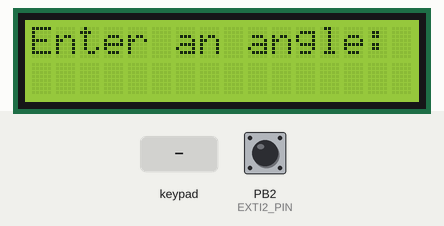
Simulated run of this program. Board: ATmega32, built with avr-gcc and emulated at 8 MHz. Parts: 16×2 character LCD. Wiring (inferred from the names in the program): 3×4 keypad with keys 1 2 3 4 5 6 7 8 9 * 0 # (labels assumed): rows PB0, PB1, PB3; columns PB4, PB5, PB6, PB7; character LCD (HD44780): RS PC0; R/W PC1; E PC2; data PA0, PA1, PA2, PA3, PA4, PA5, PA6, PA7. Inputs (shaded band) come from the test bench; at power-on: PB2 (EXTI2_PIN) HIGH.

Above: at 1.2 s.
1.3 s: keypad keys 1 2 * pressed 0.4 s apart
At 1.65 s:
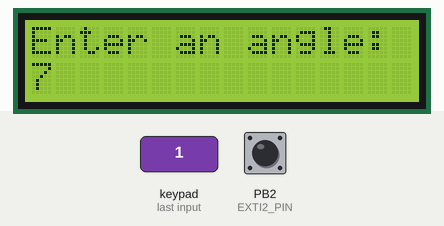
At 3.0 s:
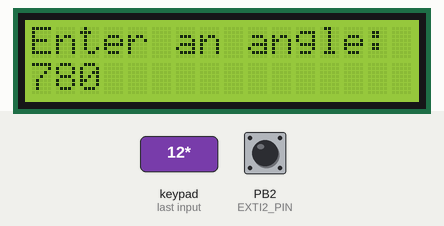
Timing chart, 0 to 4.5 s (numbered marks = the images above; inputs shaded):
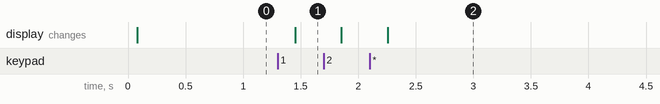

The program:

main.c
```c
#include "STD_TYPES.h"
#include "BIT_MATH.h"
#include "DIO.h"
#include "CLCD.h"
#include "Keypad.h"
#include "timer.h"
#include "GIE.h"
#include <avr/io.h>
#include <util/delay.h>

void main(void)
{
    // Set up LCD and keypad
    DIO_SetPortDirection(CLCD_DATA_PORT, DIO_PORT_OUTPUT);
    DIO_SetPinDirection(CLCD_CTRL_PORT, DIO_PIN0, DIO_OUTPUT);
    DIO_SetPinDirection(CLCD_CTRL_PORT, DIO_PIN1, DIO_OUTPUT);
    DIO_SetPinDirection(CLCD_CTRL_PORT, DIO_PIN2, DIO_OUTPUT);

    CLCD_voidInitl();
    KPD_Init();

    // Display a prompt for the user
    CLCD_voidGoTo_X_Y(0, 0);
    CLCD_voidSrting("Enter an angle:");

    u16 angle = 0;
    u8 key;
    u8 digitCount = 0;

    while (1) {
        key = KPD_GETPressedKey();

        switch (key) {
            case '0' ... '9':
                if (digitCount < 3) {
                    angle = (angle * 10) + (key - '0');
                    CLCD_voidGoTo_X_Y(1, digitCount);
                    CLCD_voidSendData(key);
                    digitCount++;
                }
                break;
            case '=':
                goto angleEntered;
                break;
        }
    }

angleEntered:
    // Rotate the servo to the desired angle
    TIMER1_voidINIT();
    TIMER1_voidSetTopTicks(20000);

    // Calculate PW
    u16 servoAngle = map(angle, 0, 99, 1000, 2000);
    servoAngle = (servoAngle * 180) / 100;  // Set the angle between 0-180 range
    servoAngle = map(servoAngle, 0, 180, 1000, 2000);  // Map the angle to the corresponding PW

    TIMER1_voidSetChannelCompareMatch(servoAngle);
    DIO_SetPinDirection(DIO_PORTD, DIO_PIN5, DIO_OUTPUT);

    while (1) {
        // Your main loop code can go here
        // It will execute after setting the servo angle
    }
}
```

EXTI.c
```c
/*
 * EXTI.c
 *
 *  Created on: Aug 23, 2023
 *      Author: yousi
 */
#include "STD_TYPES.h"
#include "BIT_MATH.h"
#include "EXTI.h"
#include <util/delay.h>
#include <avr/io.h>
#include "DIO.h"

void EXTI_void_INT0(void){
	// set falling edge
	// set sense control for INT0
	SET_BIT(MCUCR,MCUCR_ISC01);
	CLR_BIT(MCUCR,MCUCR_ISC00);

	// PREPHIRAL INTERRUPT ENABLE FOR INT0
	SET_BIT(GICR,GICR_INT0);
}
void EXTI_void_INT1(void){
	SET_BIT(MCUCR,MCUCR_ISC10);
	CLR_BIT(MCUCR,MCUCR_ISC00);


}
void EXTI_void_INT2(void){
	// FALLING EDGE


}
```

EXTI.h
```c
/*
 * EXTI.h
 *
 *  Created on: Aug 23, 2023
 *      Author: yousi
 */

#ifndef EXTI_H_
#define EXTI_H_

// Configurations
//EXTI PINS ,PORTS , INT0, INT1, INT2,
#define EXTI0_PORT   DIO_PORTD
#define EXTI0_PIN    DIO_PIN2

#define EXTI1_PORT   DIO_PORTD
#define EXTI1_PIN    DIO_PIN3

#define EXTI2_PORT   DIO_PORTB
#define EXTI2_PIN    DIO_PIN2

//MCUCR REGISTER ---> STATUS
#define MCUCR_ISC00  0
#define MCUCR_ISC01  1
#define MCUCR_ISC10  2
#define MCUCR_ISC11  3

//MCUCSR REGISTER ---> STATUS
#define MCUCSR_ISC2  6

//GICR REGISTER ---> SIE
#define GICR_INT2    5
#define GICR_INT0    6
#define GICR_INT1    7

//GIFR REGISTER ---> FLAG
#define GIFR_INTF2    5
#define GIFR_INTF0    6
#define GIFR_INTF1    7

//SENSE CONTROL OPTIONS
#define EXTI_RISING_EDGE    0
#define EXTI_FALLING_EDGE   1
#define EXTI_LOW_LEVEL      2
#define EXTI_ANY_CHANGE     3


//PROTOTYPES
void EXTI_void_INT0(void);
void EXTI_void_INT1(void);
void EXTI_void_INT2(void);

#endif /* EXTI_H_ */
```

GIE.c
```c
/*
 * GIE.c
 *
 *  Created on: Aug 23, 2023
 *      Author: yousi
 */
#include "STD_TYPES.h"
#include "BIT_MATH.h"
#include "EXTI.h"
#include <util/delay.h>
#include <avr/io.h>
#include "DIO.h"

void GIE_ENABLED(void){
	SET_BIT(SREG,SREG_I);

}
void GIE_DISABLED(void){
	CLR_BIT(SREG,SREG_I);

}
```

GIE.h
```c
/*
 * GIE.h
 *
 *  Created on: Aug 23, 2023
 *      Author: yousi
 */

#ifndef GIE_H_
#define GIE_H_

// CONFIGURATIONS

#define SREG_I     7

void GIE_ENABLED(void);
void GIE_DISABLED(void);

#endif /* GIE_H_ */
```

timer.c
```c
/*
 * timer.c
 *
 *  Created on: Aug 28, 2023
 *      Author: LAPTOP
 */
#include "STD_TYPES.h"
#include "BIT_MATH.h"
#include "timer.h"
#include <avr/io.h>
#define NULL ((void*)0)
void (*TIMER0_pvCallBackFunc)(void)= NULL;
void TIMER0_voidINIT(void){
	// CHOOSE
	CLR_BIT(TCCR0,TCCR0_WGM00);
	SET_BIT(TCCR0,TCCR0_WGM01);

	OCR0 = 250;

	SET_BIT(TIMSK,TIMSK_OCIE0);

	CLR_BIT(TCCR0,TCCR0_CS00);
	SET_BIT(TCCR0,TCCR0_CS01);
	CLR_BIT(TCCR0,TCCR0_CS02);
}

void TIMER0_voidINIT1(void){
	// CHOOSE
	CLR_BIT(TCCR0,TCCR0_WGM00);
	SET_BIT(TCCR0,TCCR0_WGM01);

	OCR0 = 250;

	SET_BIT(TIMSK,TIMSK_OCIE0);

	CLR_BIT(TCCR0,TCCR0_CS00);
	SET_BIT(TCCR0,TCCR0_CS01);
	CLR_BIT(TCCR0,TCCR0_CS02);
}
u8 TIMER0_u8SetCallBack(void(*Copy_pvCallBackFunc)){

	u8 u8ErrorStatus_Local=OK;
	if(Copy_pvCallBackFunc!= NULL){
		TIMER0_pvCallBackFunc =Copy_pvCallBackFunc;
	}
	else{
		u8ErrorStatus_Local= NOT_OK;
	}
	return u8ErrorStatus_Local;
}
void __vector_10(void) __attribute__((signal));
void __vector_10(void)
{
	if(TIMER0_pvCallBackFunc!=0){
		TIMER0_pvCallBackFunc();
	}
}
void TIMER1_voidINIT(void)
{
	CLR_BIT(TCCR1A,TCCR1A_COM1A0);
	SET_BIT(TCCR1A,TCCR1A_COM1A1);

	CLR_BIT(TCCR1A,TCCR1A_WGM10);
	SET_BIT(TCCR1A,TCCR1A_WGM11);
	SET_BIT(TCCR1B,TCCR1B_WGM12);
	SET_BIT(TCCR1B,TCCR1B_WGM13);

	TCCR1B&= PRESCALLER_MASK;

}
void TIMER1_voidSetChannelCompareMatch(u16 copy_u16CompareMatch)
{
	OCR1A=copy_u16CompareMatch;
}
void TIMER1_voidSetTopTicks(u16 copy_u16TopTicks)
{
	ICR1=copy_u16TopTicks;
}

u16 map(u16 x, u16 in_min, u16 in_max, u16 out_min, u16 out_max) {
    return (x - in_min) * (out_max - out_min) / (in_max - in_min) + out_min;
}
```

timer.h
```c
/*
 * timer.h
 *
 *  Created on: Aug 28, 2023
 *      Author: LAPTOP
 */

#ifndef TIMER_H_
#define TIMER_H_


#define TCCR0_WGM00    6
#define TCCR0_WGM01    3
#define TCCR0_CS02    2
#define TCCR0_CS01    1
#define TCCR0_CS00    0

#define TCCR1A_COM1A0   6
#define TCCR1A_COM1A1   7
#define TCCR1A_WGM10    0
#define TCCR1A_WGM11    1

#define TCCR1B_WGM12    3
#define TCCR1B_WGM13    4

#define PRESCALLER_MASK  0b11111000
#define DIVIDE_BY_1     1
#define DIVIDE_BY_8     2
#define DIVIDE_BY_64    3
#define DIVIDE_BY_256   8

#define OK     1
#define NOT_OK 0
#define TIMSK_OCIE0    1
#define TIMSK_TOIE0    1

void TIMER0_voidINIT(void);
u8 TIMER0_u8SetCallBack(void(*Copy_pvCallBackFunc));

void TIMER1_voidINIT(void);
void TIMER1_voidSetChannelCompareMatch(u16 copy_u16CompareMatch);
void TIMER1_voidSetTopTicks(u16 copy_u16TopTicks);
u16 map(u16 x, u16 in_min, u16 in_max, u16 out_min, u16 out_max);


#endif /* TIMER_H_ */
```

CLCD.c
```c
#include"STD_TYPES.h"
#include"BIT_MATH.h"
#include"DIO.h"
#include <avr/io.h>
#include <util/delay.h>
#include "CLCD.h"

void CLCD_voidSendCommand(u8 Copy_u8Command){
	DIO_SetPinValue(CLCD_CTRL_PORT,CLCD_RS_PIN, DIO_LOW);
	DIO_SetPinValue(CLCD_CTRL_PORT,CLCD_RW_PIN, DIO_LOW);
	DIO_SetPortValue(CLCD_DATA_PORT,Copy_u8Command);
	DIO_SetPinValue(CLCD_CTRL_PORT,CLCD_E_PIN, DIO_HIGH);
	_delay_ms(2);
	DIO_SetPinValue(CLCD_CTRL_PORT,CLCD_E_PIN, DIO_LOW);
}

void CLCD_voidSendData(u8 Copy_u8Data){
		DIO_SetPinValue(CLCD_CTRL_PORT,CLCD_RS_PIN, DIO_HIGH);
		DIO_SetPinValue(CLCD_CTRL_PORT,CLCD_RW_PIN, DIO_LOW);
		DIO_SetPortValue(CLCD_DATA_PORT,Copy_u8Data);
		DIO_SetPinValue(CLCD_CTRL_PORT,CLCD_E_PIN, DIO_HIGH);
		_delay_ms(2);
		DIO_SetPinValue(CLCD_CTRL_PORT,CLCD_E_PIN, DIO_LOW);
}

void CLCD_voidInitl(void){
	_delay_ms(40);
	CLCD_voidSendCommand(0b00111000);
	CLCD_voidSendCommand(0b00001100);
	CLCD_voidSendCommand(1);
}

void CLCD_voidSrting(const char*Copy_pcSrting){
	u8 x=0;
		while(Copy_pcSrting[x]!=0){
			CLCD_voidSendData(Copy_pcSrting[x]);
			x++;
}}

void CLCD_voidGoTo_X_Y(u8 Copy_u8Xpos,u8 Copy_u8Ypos){
	u8 Local_u8Address;
	if(Copy_u8Xpos==0){
		Local_u8Address=Copy_u8Ypos;
	}
	else if(Copy_u8Xpos==1){
		Local_u8Address= Copy_u8Ypos + 0x40;
	}
	CLCD_voidSendCommand(Local_u8Address+128);
}

void CLCD_voidLCD_Clear(void){
	CLCD_voidSendCommand(1);

}
```

CLCD.h
```c
#ifndef CLCD_H_
#define CLCD_H_


#define CLCD_DATA_PORT DIO_PORTA
#define CLCD_CTRL_PORT DIO_PORTC

#define CLCD_RS_PIN DIO_PIN0
#define CLCD_RW_PIN DIO_PIN1
#define CLCD_E_PIN DIO_PIN2


void CLCD_voidInitl(void);
void CLCD_voidSrting(const char*Copy_pcSrting);

void CLCD_voidLCD_Clear(void);
#endif /* CLCD_H_ */
```

keypad.c
```c
/*
 * keypad.c

 *
 *  Created on: Aug 21, 2023
 *      Author: Omayma
 *
 */
#include"STD_TYPES.h"
#include"BIT_MATH.h"
#include"DIO.h"
#include"CLCD.h"
#include <avr/io.h>
#include <util/delay.h>
#include"Keypad.h"

void KPD_Init(void){
	 DIO_SetPinDirection(KPD_R0_PORT,KPD_R0_PIN,DIO_INPUT);
	 DIO_SetPinDirection(KPD_R1_PORT,KPD_R1_PIN,DIO_INPUT);
	 DIO_SetPinDirection(KPD_R2_PORT,KPD_R2_PIN,DIO_INPUT);
	 DIO_SetPinDirection(KPD_R3_PORT,KPD_R3_PIN,DIO_INPUT);

	 DIO_SetPinValue(KPD_R0_PORT,KPD_R0_PIN,DIO_HIGH);
	 DIO_SetPinValue(KPD_R1_PORT,KPD_R1_PIN,DIO_HIGH);
	 DIO_SetPinValue(KPD_R2_PORT,KPD_R2_PIN,DIO_HIGH);
	 DIO_SetPinValue(KPD_R3_PORT,KPD_R3_PIN,DIO_HIGH);

     DIO_SetPinDirection(KPD_C0_PORT,KPD_C0_PIN,DIO_OUTPUT);
 	 DIO_SetPinDirection(KPD_C1_PORT,KPD_C1_PIN,DIO_OUTPUT);
 	 DIO_SetPinDirection(KPD_C2_PORT,KPD_C2_PIN,DIO_OUTPUT);
 	 DIO_SetPinDirection(KPD_C3_PORT,KPD_C3_PIN,DIO_OUTPUT);

 	 DIO_SetPinValue(KPD_C0_PORT,KPD_C0_PIN,DIO_HIGH);
 	 DIO_SetPinValue(KPD_C1_PORT,KPD_C1_PIN,DIO_HIGH);
 	 DIO_SetPinValue(KPD_C2_PORT,KPD_C2_PIN,DIO_HIGH);
 	 DIO_SetPinValue(KPD_C3_PORT,KPD_C3_PIN,DIO_HIGH);
}

u8  KPD_GETPressedKey(void){
	u8 u8RowLocal=0;
	u8 u8ColLocal=0;
	u8 KPD_u8Value[ROW_NUMBER][COL_NUMBER]=KPD_VALUES;
	u8 KPD_U8ROWPortArr[ROW_NUMBER]={KPD_R0_PORT,KPD_R1_PORT,KPD_R2_PORT,KPD_R3_PORT};
	u8 KPD_U8ROWPINArr[ROW_NUMBER]={KPD_R0_PIN,KPD_R1_PIN,KPD_R2_PIN,KPD_R3_PIN};

	u8 KPD_U8COLPortArr[COL_NUMBER]={KPD_C0_PORT,KPD_C1_PORT,KPD_C2_PORT,KPD_C3_PORT};
	u8 KPD_U8COLPINArr[COL_NUMBER]={KPD_C0_PIN,KPD_C1_PIN,KPD_C2_PIN,KPD_C3_PIN};

	for(u8ColLocal=0;u8ColLocal<COL_NUMBER; u8ColLocal++){
		DIO_SetPinValue(KPD_U8ROWPortArr[u8ColLocal],KPD_U8COLPINArr[u8ColLocal],DIO_LOW);
		for(u8RowLocal=0;u8RowLocal<ROW_NUMBER; u8RowLocal++){
			u8 u8PinValueLocal= DIO_GetPinValue(KPD_U8ROWPortArr[u8RowLocal],KPD_U8ROWPINArr[u8RowLocal]);
					if(u8PinValueLocal== KPD_PRESSED_KEY)
					{
						_delay_ms(50);
						u8PinValueLocal= DIO_GetPinValue(KPD_U8ROWPortArr[u8RowLocal],KPD_U8ROWPINArr[u8RowLocal]);
						if(u8PinValueLocal== KPD_PRESSED_KEY)
						{
							while(u8PinValueLocal== KPD_PRESSED_KEY)
							{
								u8PinValueLocal= DIO_GetPinValue(KPD_U8ROWPortArr[u8RowLocal],KPD_U8ROWPINArr[u8RowLocal]);
							}
							return KPD_u8Value[u8RowLocal][u8ColLocal];
						}
					}
		}
		DIO_SetPinValue(KPD_U8COLPortArr[u8ColLocal],KPD_U8COLPINArr[u8ColLocal],DIO_HIGH);
	}
	return KPD_NOT_PRESSED_KEY;

}
```

keypad.h
```c
/*
 * keypad.h
 *
 *  Created on: Aug 21, 2023
 *      Author: LAPTOP
 */

#ifndef KEYPAD_H_
#define KEYPAD_H_

//Rows
#define KPD_R0_PORT    DIO_PORTB
#define KPD_R0_PIN     DIO_PIN0

#define KPD_R1_PORT    DIO_PORTB
#define KPD_R1_PIN     DIO_PIN1

#define KPD_R2_PORT    DIO_PORTB
#define KPD_R2_PIN     DIO_PIN2

#define KPD_R3_PORT    DIO_PORTB
#define KPD_R3_PIN     DIO_PIN3

//Columns
#define KPD_C0_PORT    DIO_PORTB
#define KPD_C0_PIN     DIO_PIN4

#define KPD_C1_PORT    DIO_PORTB
#define KPD_C1_PIN     DIO_PIN5

#define KPD_C2_PORT    DIO_PORTB
#define KPD_C2_PIN     DIO_PIN6

#define KPD_C3_PORT    DIO_PORTB
#define KPD_C3_PIN     DIO_PIN7

#define KPD_PRESSED_KEY         DIO_LOW
#define KPD_NOT_PRESSED_KEY     0xff

//to avoid magic num
#define ROW_NUMBER    4
#define COL_NUMBER    4

#define KPD_VALUES {{'7','8','9','/'},{'4','5','6','*'},{'1','2','3','-'},{'C','0','=','+'}}

//prototype
void KPD_Init(void);
u8  KPD_GETPressedKey(void);


#endif /* KEYPAD_H_ */
```

BIT_MATH.h
```c
#ifndef BIT_MATH_H_
#define BIT_MATH_H_

#define SET_BIT(var,bit)  var |=(1<<bit)
#define CLR_BIT(var,bit)  var &=~(1<<bit)
#define TOG_BIT(var,bit)  var ^= (1<<bit)
#define GET_BIT(var,bit) ((var>>bit) & 1)


#endif
```

DIO.c
```c
#include"STD_TYPES.h"
#include"BIT_MATH.h"
#include"DIO.h"
#include <avr/io.h>
#include <util/delay.h>

void DIO_SetPinDirection(u8 u8PortIDcopy,u8 u8PinIDcopy,u8 u8PinDircopy){
	if((u8PortIDcopy<=DIO_PORTD)&& (u8PinIDcopy<=DIO_PIN7)){
		if(u8PinDircopy==DIO_OUTPUT){
					switch(u8PortIDcopy)
					{
					case DIO_PORTA:SET_BIT(DDRA,u8PinIDcopy);break;
					case DIO_PORTB:SET_BIT(DDRB,u8PinIDcopy);break;
					case DIO_PORTC:SET_BIT(DDRC,u8PinIDcopy);break;
					case DIO_PORTD:SET_BIT(DDRD,u8PinIDcopy);break;
					}
				}
				else if (u8PinDircopy==DIO_INPUT){
					switch(u8PortIDcopy)
					{
					case DIO_PORTA:CLR_BIT(DDRA,u8PinIDcopy);break;
					case DIO_PORTB:CLR_BIT(DDRB,u8PinIDcopy);break;
					case DIO_PORTC:CLR_BIT(DDRC,u8PinIDcopy);break;
					case DIO_PORTD:CLR_BIT(DDRD,u8PinIDcopy);break;
				}
			}
				else{}}}

void DIO_SetPortDirection(u8 u8PortIDcopy,u8 u8PortDircopy){

			switch(u8PortIDcopy)
						{
					case DIO_PORTA:DDRA=u8PortDircopy;break;
					case DIO_PORTB:DDRB=u8PortDircopy;break;
					case DIO_PORTC:DDRC=u8PortDircopy;break;
					case DIO_PORTD:DDRD=u8PortDircopy;break;
						}
					}

void DIO_SetPinValue(u8 u8PortIDcopy,u8 u8PinIDcopy,u8 u8PinValuecopy){
	if((u8PortIDcopy<=DIO_PORTD)&& (u8PinIDcopy<=DIO_PIN7)){
			if(u8PinValuecopy==DIO_HIGH){
				switch(u8PortIDcopy)
									{
						case DIO_PORTA:SET_BIT(PORTA,u8PinIDcopy);break;
						case DIO_PORTB:SET_BIT(PORTB,u8PinIDcopy);break;
						case DIO_PORTC:SET_BIT(PORTC,u8PinIDcopy);break;
						case DIO_PORTD:SET_BIT(PORTD,u8PinIDcopy);break;
									}
							}
	else if (u8PinValuecopy==DIO_LOW){
						switch(u8PortIDcopy)
						{
						case DIO_PORTA:CLR_BIT(PORTA,u8PinIDcopy);break;
						case DIO_PORTB:CLR_BIT(PORTB,u8PinIDcopy);break;
						case DIO_PORTC:CLR_BIT(PORTC,u8PinIDcopy);break;
						case DIO_PORTD:CLR_BIT(PORTD,u8PinIDcopy);break;
					}
				}}
					else{}
	}
void DIO_SetPortValue(u8 u8PortIDcopy,u8 u8PortValuecopy){

			switch(u8PortIDcopy)
							{
							case DIO_PORTA:PORTA=u8PortValuecopy;break;
							case DIO_PORTB:PORTB=u8PortValuecopy;break;
							case DIO_PORTC:PORTC=u8PortValuecopy;break;
							case DIO_PORTD:PORTD=u8PortValuecopy;break;
							}
						}

u8 DIO_GetPinValue(u8 u8PortIDcopy,u8 u8PinIDcopy){
	u8 u8ResultLocal;
	if((u8PortIDcopy<=DIO_PORTD)&& (u8PinIDcopy<=DIO_PIN7)){
					switch(u8PortIDcopy)
					{
					case DIO_PORTA:u8ResultLocal=GET_BIT(PINA,u8PinIDcopy);break;
					case DIO_PORTB:u8ResultLocal=GET_BIT(PINB,u8PinIDcopy);break;
					case DIO_PORTC:u8ResultLocal=GET_BIT(PINC,u8PinIDcopy);break;
					case DIO_PORTD:u8ResultLocal=GET_BIT(PIND,u8PinIDcopy);break;
					}
	}
					else{}
	return u8ResultLocal;
}
```

DIO.h
```c
/*
 * DIO.h
 *
 *  Created on: Aug 17, 2023
 *      Author: LAPTOP
 */

#ifndef DIO_H_
#define DIO_H_


#define DIO_PORTA 0
#define DIO_PORTB 1
#define DIO_PORTC 2
#define DIO_PORTD 3

#define DIO_PIN0 0
#define DIO_PIN1 1
#define DIO_PIN2 2
#define DIO_PIN3 3
#define DIO_PIN4 4
#define DIO_PIN5 5
#define DIO_PIN6 6
#define DIO_PIN7 7

#define DIO_INPUT 0
#define DIO_OUTPUT 1

#define DIO_HIGH 1
#define DIO_LOW 0

#define DIO_PORT_INPUT   0
#define DIO_PORT_OUTPUT  0xff

#define DIO_PIN_HIGH  1
#define DIO_PIN_LOW  0

#define DIO_PORT_HIGH  0xff
#define DIO_PORT_LOW  0

void DIO_SetPortDirection(u8 u8PortIdCopy, u8 u8PortDirCopy);
//set pin direction
void DIO_SetPinDirection(u8 u8PortIdCopy,u8 u8PinIdCopy, u8 u8PinDirCopy);
//set port value
void DIO_SetPortValue(u8 u8PortIdCopy, u8 u8PortValCopy);
//set pin value
void DIO_SetPinValue(u8 u8PortIdCopy,u8 u8PinIdCopy, u8 u8PinValCopy);
//get pin value
u8 DIO_GetPinValue(u8 u8PortIdCopy,u8 u8PinIdCopy);

#endif /* DIO_H_ */
```

STD_TYPES.h
```c
#ifndef STD_TYPES_H_
#define STD_TYPES_H_

/*Types For unsigned Data [1 Byte : 4 Bytes]*/
typedef unsigned char        u8  ;
typedef unsigned short int   u16 ;
typedef unsigned long  int   u32 ;

/*Types For signed Data [1 Byte : 4 Bytes]*/
typedef signed char        s8  ;
typedef signed short int   s16 ;
typedef signed long  int   s32 ;

/*Types For Float Data [4 Byte : 8 Bytes]*/
typedef float              f32 ;
typedef double             f64 ;

#endif
```

Measured:
- after the input at 1.3 s, the display: changes after 0.15 s (image 1)
